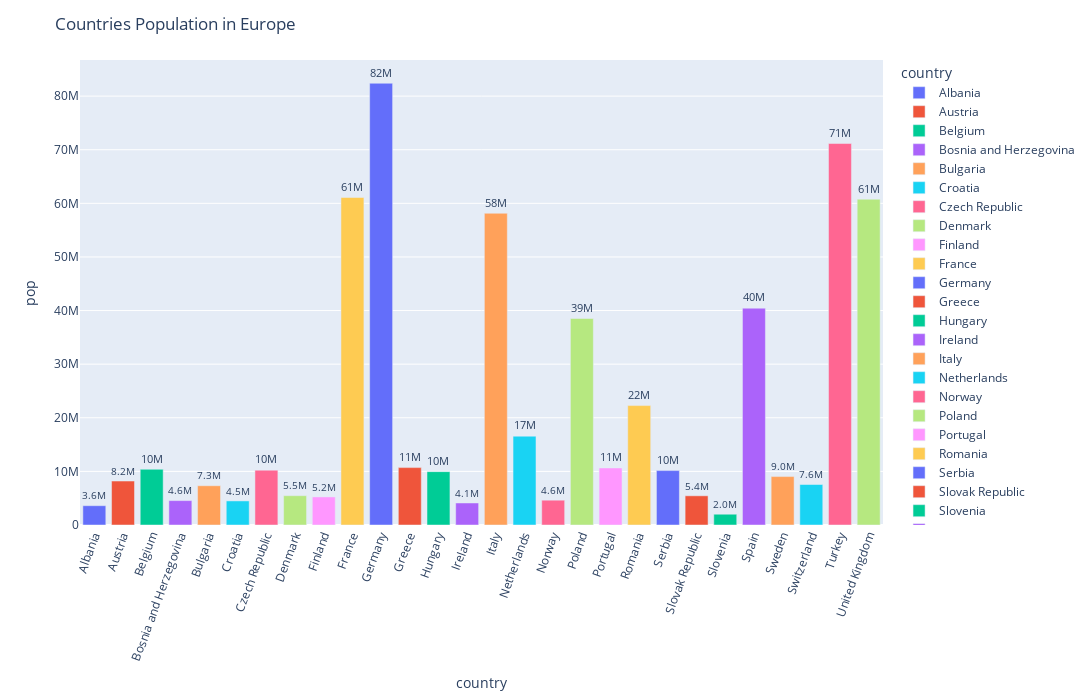

This figure's notebook cell:
### Code cell
# Display pop data for countries in Europe in 2007 greater than 2000000
df_europe = px.data.gapminder().query("continent == 'Europe' and year == 2007 and  pop > 2.e6")
fig = px.bar(df_europe,x = 'country' , y= 'pop' , text = 'pop', color = 'country')
# fig.show()
# Put bar total value above bars with 2 values of precision
fig.update_traces(texttemplate='%{text:.2s}', textposition='outside')
# Set fontsize and uniformtext_mode='hide' says to hide the text if it won't fit
fig.update_layout(uniformtext_minsize=8)
# # Rotate labels 45 degrees
fig.update_layout(xaxis_tickangle=-70,width = 1300 ,height = 700,title = 'Countries Population in Europe')

### Figure 1 — Plotly figure (JSON) as saved in the notebook; plotly's stock layout.template omitted (floating-point values rounded to 4 significant figures)
{"data": [{"alignmentgroup": "True", "hovertemplate": "country=%{x}<br>pop=%{text}<extra></extra>", "legendgroup": "Albania", "marker": {"color": "#636efa", "pattern": {"shape": ""}}, "name": "Albania", "offsetgroup": "Albania", "orientation": "v", "showlegend": true, "text": [3600523], "textposition": "outside", "texttemplate": "%{text:.2s}", "type": "bar", "x": ["Albania"], "xaxis": "x", "y": [3600523], "yaxis": "y"}, {"alignmentgroup": "True", "hovertemplate": "country=%{x}<br>pop=%{text}<extra></extra>", "legendgroup": "Austria", "marker": {"color": "#EF553B", "pattern": {"shape": ""}}, "name": "Austria", "offsetgroup": "Austria", "orientation": "v", "showlegend": true, "text": [8199783], "textposition": "outside", "texttemplate": "%{text:.2s}", "type": "bar", "x": ["Austria"], "xaxis": "x", "y": [8199783], "yaxis": "y"}, {"alignmentgroup": "True", "hovertemplate": "country=%{x}<br>pop=%{text}<extra></extra>", "legendgroup": "Belgium", "marker": {"color": "#00cc96", "pattern": {"shape": ""}}, "name": "Belgium", "offsetgroup": "Belgium", "orientation": "v", "showlegend": true, "text": [10392226], "textposition": "outside", "texttemplate": "%{text:.2s}", "type": "bar", "x": ["Belgium"], "xaxis": "x", "y": [10392226], "yaxis": "y"}, {"alignmentgroup": "True", "hovertemplate": "country=%{x}<br>pop=%{text}<extra></extra>", "legendgroup": "Bosnia and Herzegovina", "marker": {"color": "#ab63fa", "pattern": {"shape": ""}}, "name": "Bosnia and Herzegovina", "offsetgroup": "Bosnia and Herzegovina", "orientation": "v", "showlegend": true, "text": [4552198], "textposition": "outside", "texttemplate": "%{text:.2s}", "type": "bar", "x": ["Bosnia and Herzegovina"], "xaxis": "x", "y": [4552198], "yaxis": "y"}, {"alignmentgroup": "True", "hovertemplate": "country=%{x}<br>pop=%{text}<extra></extra>", "legendgroup": "Bulgaria", "marker": {"color": "#FFA15A", "pattern": {"shape": ""}}, "name": "Bulgaria", "offsetgroup": "Bulgaria", "orientation": "v", "showlegend": true, "text": [7322858], "textposition": "outside", "texttemplate": "%{text:.2s}", "type": "bar", "x": ["Bulgaria"], "xaxis": "x", "y": [7322858], "yaxis": "y"}, {"alignmentgroup": "True", "hovertemplate": "country=%{x}<br>pop=%{text}<extra></extra>", "legendgroup": "Croatia", "marker": {"color": "#19d3f3", "pattern": {"shape": ""}}, "name": "Croatia", "offsetgroup": "Croatia", "orientation": "v", "showlegend": true, "text": [4493312], "textposition": "outside", "texttemplate": "%{text:.2s}", "type": "bar", "x": ["Croatia"], "xaxis": "x", "y": [4493312], "yaxis": "y"}, {"alignmentgroup": "True", "hovertemplate": "country=%{x}<br>pop=%{text}<extra></extra>", "legendgroup": "Czech Republic", "marker": {"color": "#FF6692", "pattern": {"shape": ""}}, "name": "Czech Republic", "offsetgroup": "Czech Republic", "orientation": "v", "showlegend": true, "text": [10228744], "textposition": "outside", "texttemplate": "%{text:.2s}", "type": "bar", "x": ["Czech Republic"], "xaxis": "x", "y": [10228744], "yaxis": "y"}, {"alignmentgroup": "True", "hovertemplate": "country=%{x}<br>pop=%{text}<extra></extra>", "legendgroup": "Denmark", "marker": {"color": "#B6E880", "pattern": {"shape": ""}}, "name": "Denmark", "offsetgroup": "Denmark", "orientation": "v", "showlegend": true, "text": [5468120], "textposition": "outside", "texttemplate": "%{text:.2s}", "type": "bar", "x": ["Denmark"], "xaxis": "x", "y": [5468120], "yaxis": "y"}, {"alignmentgroup": "True", "hovertemplate": "country=%{x}<br>pop=%{text}<extra></extra>", "legendgroup": "Finland", "marker": {"color": "#FF97FF", "pattern": {"shape": ""}}, "name": "Finland", "offsetgroup": "Finland", "orientation": "v", "showlegend": true, "text": [5238460], "textposition": "outside", "texttemplate": "%{text:.2s}", "type": "bar", "x": ["Finland"], "xaxis": "x", "y": [5238460], "yaxis": "y"}, {"alignmentgroup": "True", "hovertemplate": "country=%{x}<br>pop=%{text}<extra></extra>", "legendgroup": "France", "marker": {"color": "#FECB52", "pattern": {"shape": ""}}, "name": "France", "offsetgroup": "France", "orientation": "v", "showlegend": true, "text": [61083916], "textposition": "outside", "texttemplate": "%{text:.2s}", "type": "bar", "x": ["France"], "xaxis": "x", "y": [61083916], "yaxis": "y"}, {"alignmentgroup": "True", "hovertemplate": "country=%{x}<br>pop=%{text}<extra></extra>", "legendgroup": "Germany", "marker": {"color": "#636efa", "pattern": {"shape": ""}}, "name": "Germany", "offsetgroup": "Germany", "orientation": "v", "showlegend": true, "text": [82400996], "textposition": "outside", "texttemplate": "%{text:.2s}", "type": "bar", "x": ["Germany"], "xaxis": "x", "y": [82400996], "yaxis": "y"}, {"alignmentgroup": "True", "hovertemplate": "country=%{x}<br>pop=%{text}<extra></extra>", "legendgroup": "Greece", "marker": {"color": "#EF553B", "pattern": {"shape": ""}}, "name": "Greece", "offsetgroup": "Greece", "orientation": "v", "showlegend": true, "text": [10706290], "textposition": "outside", "texttemplate": "%{text:.2s}", "type": "bar", "x": ["Greece"], "xaxis": "x", "y": [10706290], "yaxis": "y"}, {"alignmentgroup": "True", "hovertemplate": "country=%{x}<br>pop=%{text}<extra></extra>", "legendgroup": "Hungary", "marker": {"color": "#00cc96", "pattern": {"shape": ""}}, "name": "Hungary", "offsetgroup": "Hungary", "orientation": "v", "showlegend": true, "text": [9956108], "textposition": "outside", "texttemplate": "%{text:.2s}", "type": "bar", "x": ["Hungary"], "xaxis": "x", "y": [9956108], "yaxis": "y"}, {"alignmentgroup": "True", "hovertemplate": "country=%{x}<br>pop=%{text}<extra></extra>", "legendgroup": "Ireland", "marker": {"color": "#ab63fa", "pattern": {"shape": ""}}, "name": "Ireland", "offsetgroup": "Ireland", "orientation": "v", "showlegend": true, "text": [4109086], "textposition": "outside", "texttemplate": "%{text:.2s}", "type": "bar", "x": ["Ireland"], "xaxis": "x", "y": [4109086], "yaxis": "y"}, {"alignmentgroup": "True", "hovertemplate": "country=%{x}<br>pop=%{text}<extra></extra>", "legendgroup": "Italy", "marker": {"color": "#FFA15A", "pattern": {"shape": ""}}, "name": "Italy", "offsetgroup": "Italy", "orientation": "v", "showlegend": true, "text": [58147733], "textposition": "outside", "texttemplate": "%{text:.2s}", "type": "bar", "x": ["Italy"], "xaxis": "x", "y": [58147733], "yaxis": "y"}, {"alignmentgroup": "True", "hovertemplate": "country=%{x}<br>pop=%{text}<extra></extra>", "legendgroup": "Netherlands", "marker": {"color": "#19d3f3", "pattern": {"shape": ""}}, "name": "Netherlands", "offsetgroup": "Netherlands", "orientation": "v", "showlegend": true, "text": [16570613], "textposition": "outside", "texttemplate": "%{text:.2s}", "type": "bar", "x": ["Netherlands"], "xaxis": "x", "y": [16570613], "yaxis": "y"}, {"alignmentgroup": "True", "hovertemplate": "country=%{x}<br>pop=%{text}<extra></extra>", "legendgroup": "Norway", "marker": {"color": "#FF6692", "pattern": {"shape": ""}}, "name": "Norway", "offsetgroup": "Norway", "orientation": "v", "showlegend": true, "text": [4627926], "textposition": "outside", "texttemplate": "%{text:.2s}", "type": "bar", "x": ["Norway"], "xaxis": "x", "y": [4627926], "yaxis": "y"}, {"alignmentgroup": "True", "hovertemplate": "country=%{x}<br>pop=%{text}<extra></extra>", "legendgroup": "Poland", "marker": {"color": "#B6E880", "pattern": {"shape": ""}}, "name": "Poland", "offsetgroup": "Poland", "orientation": "v", "showlegend": true, "text": [38518241], "textposition": "outside", "texttemplate": "%{text:.2s}", "type": "bar", "x": ["Poland"], "xaxis": "x", "y": [38518241], "yaxis": "y"}, {"alignmentgroup": "True", "hovertemplate": "country=%{x}<br>pop=%{text}<extra></extra>", "legendgroup": "Portugal", "marker": {"color": "#FF97FF", "pattern": {"shape": ""}}, "name": "Portugal", "offsetgroup": "Portugal", "orientation": "v", "showlegend": true, "text": [10642836], "textposition": "outside", "texttemplate": "%{text:.2s}", "type": "bar", "x": ["Portugal"], "xaxis": "x", "y": [10642836], "yaxis": "y"}, {"alignmentgroup": "True", "hovertemplate": "country=%{x}<br>pop=%{text}<extra></extra>", "legendgroup": "Romania", "marker": {"color": "#FECB52", "pattern": {"shape": ""}}, "name": "Romania", "offsetgroup": "Romania", "orientation": "v", "showlegend": true, "text": [22276056], "textposition": "outside", "texttemplate": "%{text:.2s}", "type": "bar", "x": ["Romania"], "xaxis": "x", "y": [22276056], "yaxis": "y"}, {"alignmentgroup": "True", "hovertemplate": "country=%{x}<br>pop=%{text}<extra></extra>", "legendgroup": "Serbia", "marker": {"color": "#636efa", "pattern": {"shape": ""}}, "name": "Serbia", "offsetgroup": "Serbia", "orientation": "v", "showlegend": true, "text": [10150265], "textposition": "outside", "texttemplate": "%{text:.2s}", "type": "bar", "x": ["Serbia"], "xaxis": "x", "y": [10150265], "yaxis": "y"}, {"alignmentgroup": "True", "hovertemplate": "country=%{x}<br>pop=%{text}<extra></extra>", "legendgroup": "Slovak Republic", "marker": {"color": "#EF553B", "pattern": {"shape": ""}}, "name": "Slovak Republic", "offsetgroup": "Slovak Republic", "orientation": "v", "showlegend": true, "text": [5447502], "textposition": "outside", "texttemplate": "%{text:.2s}", "type": "bar", "x": ["Slovak Republic"], "xaxis": "x", "y": [5447502], "yaxis": "y"}, {"alignmentgroup": "True", "hovertemplate": "country=%{x}<br>pop=%{text}<extra></extra>", "legendgroup": "Slovenia", "marker": {"color": "#00cc96", "pattern": {"shape": ""}}, "name": "Slovenia", "offsetgroup": "Slovenia", "orientation": "v", "showlegend": true, "text": [2009245], "textposition": "outside", "texttemplate": "%{text:.2s}", "type": "bar", "x": ["Slovenia"], "xaxis": "x", "y": [2009245], "yaxis": "y"}, {"alignmentgroup": "True", "hovertemplate": "country=%{x}<br>pop=%{text}<extra></extra>", "legendgroup": "Spain", "marker": {"color": "#ab63fa", "pattern": {"shape": ""}}, "name": "Spain", "offsetgroup": "Spain", "orientation": "v", "showlegend": true, "text": [40448191], "textposition": "outside", "texttemplate": "%{text:.2s}", "type": "bar", "x": ["Spain"], "xaxis": "x", "y": [40448191], "yaxis": "y"}, {"alignmentgroup": "True", "hovertemplate": "country=%{x}<br>pop=%{text}<extra></extra>", "legendgroup": "Sweden", "marker": {"color": "#FFA15A", "pattern": {"shape": ""}}, "name": "Sweden", "offsetgroup": "Sweden", "orientation": "v", "showlegend": true, "text": [9031088], "textposition": "outside", "texttemplate": "%{text:.2s}", "type": "bar", "x": ["Sweden"], "xaxis": "x", "y": [9031088], "yaxis": "y"}, {"alignmentgroup": "True", "hovertemplate": "country=%{x}<br>pop=%{text}<extra></extra>", "legendgroup": "Switzerland", "marker": {"color": "#19d3f3", "pattern": {"shape": ""}}, "name": "Switzerland", "offsetgroup": "Switzerland", "orientation": "v", "showlegend": true, "text": [7554661], "textposition": "outside", "texttemplate": "%{text:.2s}", "type": "bar", "x": ["Switzerland"], "xaxis": "x", "y": [7554661], "yaxis": "y"}, {"alignmentgroup": "True", "hovertemplate": "country=%{x}<br>pop=%{text}<extra></extra>", "legendgroup": "Turkey", "marker": {"color": "#FF6692", "pattern": {"shape": ""}}, "name": "Turkey", "offsetgroup": "Turkey", "orientation": "v", "showlegend": true, "text": [71158647], "textposition": "outside", "texttemplate": "%{text:.2s}", "type": "bar", "x": ["Turkey"], "xaxis": "x", "y": [71158647], "yaxis": "y"}, {"alignmentgroup": "True", "hovertemplate": "country=%{x}<br>pop=%{text}<extra></extra>", "legendgroup": "United Kingdom", "marker": {"color": "#B6E880", "pattern": {"shape": ""}}, "name": "United Kingdom", "offsetgroup": "United Kingdom", "orientation": "v", "showlegend": true, "text": [60776238], "textposition": "outside", "texttemplate": "%{text:.2s}", "type": "bar", "x": ["United Kingdom"], "xaxis": "x", "y": [60776238], "yaxis": "y"}], "layout": {"barmode": "relative", "height": 700, "legend": {"title": {"text": "country"}, "tracegroupgap": 0}, "margin": {"t": 60}, "title": {"text": "Countries Population in Europe"}, "uniformtext": {"minsize": 8}, "width": 1300, "xaxis": {"anchor": "y", "autorange": true, "categoryarray": ["Albania", "Austria", "Belgium", "Bosnia and Herzegovina", "Bulgaria", "Croatia", "Czech Republic", "Denmark", "Finland", "France", "Germany", "Greece", "Hungary", "Ireland", "Italy", "Netherlands", "Norway", "Poland", "Portugal", "Romania", "Serbia", "Slovak Republic", "Slovenia", "Spain", "Sweden", "Switzerland", "Turkey", "United Kingdom"], "categoryorder": "array", "domain": [0, 1], "range": [-0.5, 27.5], "tickangle": -70, "title": {"text": "country"}, "type": "category"}, "yaxis": {"anchor": "x", "autorange": true, "domain": [0, 1], "range": [0, 86740000.0], "title": {"text": "pop"}, "type": "linear"}}}
